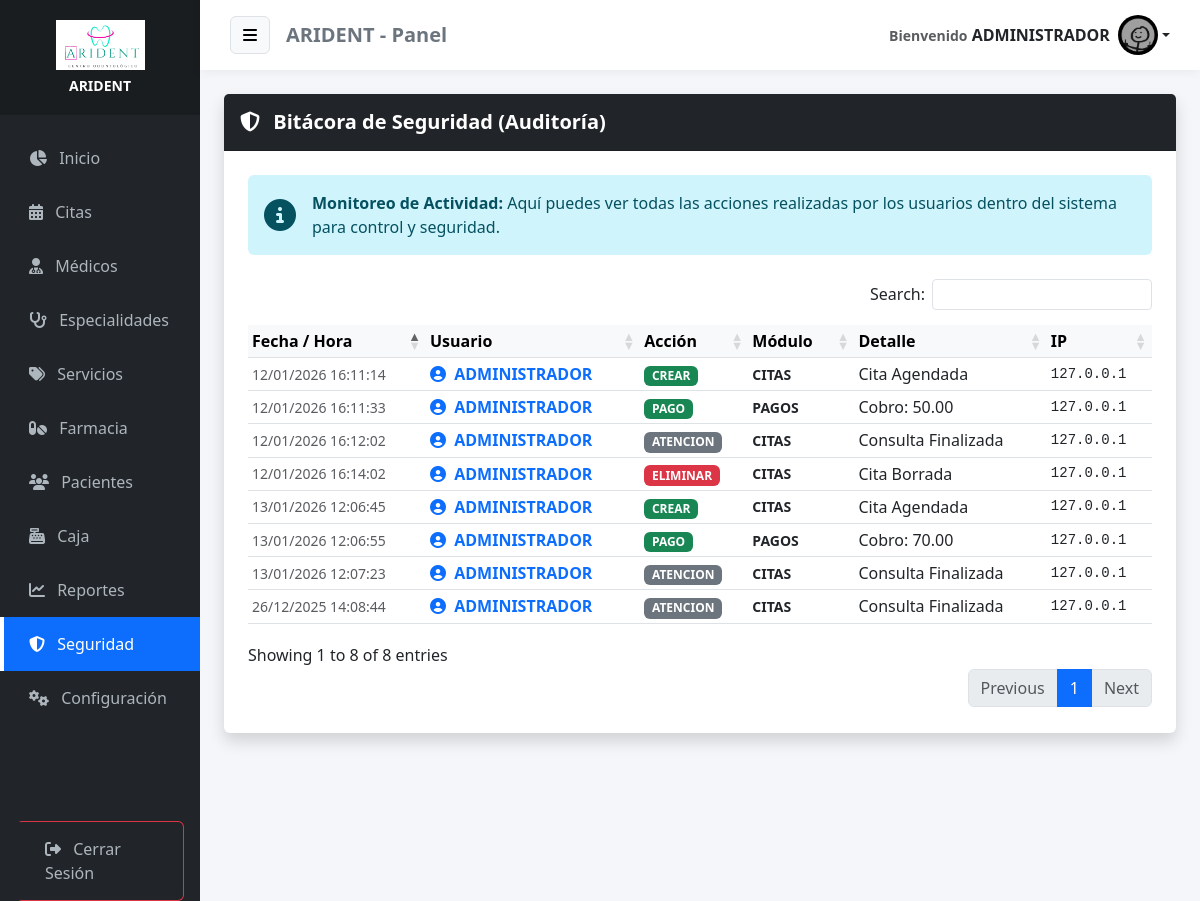
The page /auditoria (signed in) on the database its author committed.
### tables this page shows
CREATE TABLE IF NOT EXISTS `configuracion` (
  `id` int NOT NULL,
  `nombre_clinica` varchar(100) DEFAULT NULL,
  `direccion` varchar(255) DEFAULT NULL,
  `telefono` varchar(50) DEFAULT NULL,
  `email` varchar(100) DEFAULT NULL,
  `moneda` varchar(5) DEFAULT 'S/.',
  `logo` varchar(255) DEFAULT NULL,
  PRIMARY KEY (`id`)
);

CREATE TABLE IF NOT EXISTS `auditoria` (
  `id_log` int NOT NULL AUTO_INCREMENT,
  `id_usuario` int NOT NULL,
  `accion` varchar(50) NOT NULL,
  `tabla_afectada` varchar(50) DEFAULT NULL,
  `id_registro_afectado` int DEFAULT NULL,
  `descripcion` text,
  `ip_usuario` varchar(45) DEFAULT NULL,
  `fecha_hora` datetime DEFAULT CURRENT_TIMESTAMP,
  PRIMARY KEY (`id_log`),
  KEY `id_usuario` (`id_usuario`),
  CONSTRAINT `auditoria_ibfk_1` FOREIGN KEY (`id_usuario`) REFERENCES `usuarios` (`id_usuario`)
);

CREATE TABLE IF NOT EXISTS `usuarios` (
  `id_usuario` int NOT NULL AUTO_INCREMENT,
  `nombre` varchar(100) NOT NULL,
  `documento_identidad` varchar(20) DEFAULT NULL,
  `email` varchar(100) NOT NULL,
  `telefono` varchar(20) DEFAULT NULL,
  `grupo_sanguineo` varchar(5) DEFAULT NULL,
  `alergias` text,
  `enfermedades_cronicas` text,
  `password` varchar(255) NOT NULL,
  `avatar` varchar(255) DEFAULT NULL,
  `id_rol` int DEFAULT NULL,
  `fecha_creacion` timestamp NULL DEFAULT CURRENT_TIMESTAMP,
  PRIMARY KEY (`id_usuario`),
  UNIQUE KEY `email` (`email`),
  KEY `id_rol` (`id_rol`),
  CONSTRAINT `usuarios_ibfk_1` FOREIGN KEY (`id_rol`) REFERENCES `roles` (`id_rol`)
);

### app/controllers/AuditoriaController.php (called while the page is built, shortened)
<?php
require_once APP_ROOT . '/models/Auditoria.php';
class AuditoriaController {
    public function index() {
        $database = new Database();
        $db = $database->connect();
        $auditoriaModel = new Auditoria($db);
        $logs = $auditoriaModel->leer();
        require_once APP_ROOT . '/views/admin/auditoria.php';
    }
}

### app/models/Configuracion.php (called while the page is built, shortened)
<?php
class Configuracion {
    private $conn;
    private $table = 'configuracion';
    public function __construct($db) {
        $this->conn = $db;
    }
    public function obtener() {
        $query = "SELECT * FROM " . $this->table . " WHERE id = 1";
        $stmt = $this->conn->prepare($query);
        $stmt->execute();
        return $stmt->fetch(PDO::FETCH_ASSOC);
    }
}

### app/models/Auditoria.php (called while the page is built, shortened)
<?php
class Auditoria {
    private $conn;
    private $table = 'auditoria';
    public function __construct($db) {
        $this->conn = $db;
    }
    public function leer() {
        $query = "SELECT a.*, u.nombre as usuario
                  FROM " . $this->table . " a
                  JOIN usuarios u ON a.id_usuario = u.id_usuario
                  ORDER BY a.fecha_hora DESC";
        $stmt = $this->conn->prepare($query);
        $stmt->execute();
        return $stmt;
    }
}

### app/views/admin/auditoria.php (the view, shortened to what this page needs)
<?php require_once APP_ROOT . '/views/layouts/header.php'; ?>
<div class="card shadow border-0">
    <div class="card-header bg-dark text-white py-3">
        <h5 class="mb-0 fw-bold"><i class="fas fa-shield-alt me-2"></i> Bitácora de Seguridad (Auditoría)</h5>
    </div>
    <div class="card-body p-4">
        <div class="alert alert-info border-0 d-flex align-items-center mb-4">
            <i class="fas fa-info-circle fa-2x me-3"></i>
            <div>
                <strong>Monitoreo de Actividad:</strong>
                Aquí puedes ver todas las acciones realizadas por los usuarios dentro del sistema para control y seguridad.
            </div>
        </div>
        <div class="table-responsive">
            <table class="table table-hover align-middle table-sm" id="tablaPro">
                <thead class="table-light">
                    <tr>
                        <th>Fecha / Hora</th>
                        <th>Usuario</th>
                        <th>Acción</th>
                        <th>Módulo</th>
                        <th>Detalle</th>
                        <th>IP</th>
                    </tr>
                </thead>
                <tbody>
                    <?php if($logs->rowCount() > 0): ?>
                        <?php while($row = $logs->fetch(PDO::FETCH_ASSOC)): ?>
                        <tr>
                            <td class="small text-muted">
                                <?php echo date('d/m/Y H:i:s', strtotime($row['fecha_hora'])); ?>
                            </td>
                            <td class="fw-bold text-primary">
                                <i class="fas fa-user-circle me-1"></i> <?php echo $row['usuario']; ?>
                            </td>
                            <td>
                                <?php
                                    $badge = 'bg-secondary';
                                    if($row['accion'] == 'CREAR') $badge = 'bg-success';
                                    if($row['accion'] == 'ELIMINAR') $badge = 'bg-danger';
                                    if($row['accion'] == 'PAGO') $badge = 'bg-success';
                                ?>
                                <span class="badge <?php echo $badge; ?>"><?php echo $row['accion']; ?></span>
                            </td>
                            <td class="text-uppercase small fw-bold"><?php echo $row['tabla_afectada']; ?></td>
                            <td><?php echo $row['descripcion']; ?></td>
                            <td class="small font-monospace"><?php echo $row['ip_usuario']; ?></td>
                        </tr>
                        <?php endwhile; ?>
                    <?php endif; ?>
                </tbody>
            </table>
        </div>
    </div>
</div>
<?php require_once APP_ROOT . '/views/layouts/footer.php'; ?>

### app/views/layouts/header.php (shortened to what this page needs)
<?php
require_once APP_ROOT . '/models/Configuracion.php';
$db_header = new Database();
$conn_header = $db_header->connect();
$configModel_header = new Configuracion($conn_header);
$empresa_header = $configModel_header->obtener();
$nombre_app = !empty($empresa_header['nombre_clinica']) ? $empresa_header['nombre_clinica'] : 'MediCitas';
$logo_app   = !empty($empresa_header['logo']) ? $empresa_header['logo'] : null;
$rol = $_SESSION['id_de_rol_de_usuario'] ?? 0;
$uri = $_SERVER['REQUEST_URI'];
?>
<!DOCTYPE html>
<html lang="es">
<head>
    <link href="https://cdn.jsdelivr.net/npm/bootstrap@5.3.0/dist/css/bootstrap.min.css" rel="stylesheet">
    <link rel="stylesheet" href="https://cdnjs.cloudflare.com/ajax/libs/font-awesome/6.4.0/css/all.min.css">
    <link rel="stylesheet" href="https://cdn.datatables.net/1.13.4/css/dataTables.bootstrap5.min.css">
    <link rel="stylesheet" href="https://cdn.datatables.net/buttons/2.3.6/css/buttons.bootstrap5.min.css">
    <link href="https://cdn.jsdelivr.net/npm/select2@4.1.0-rc.0/dist/css/select2.min.css" rel="stylesheet">
    <link href="https://cdn.jsdelivr.net/npm/select2-bootstrap-5-theme@1.3.0/dist/select2-bootstrap-5-theme.min.css" rel="stylesheet">
</head>
<body>
<div class="container-fluid">
    <div class="row flex-nowrap">
        <div class="col-auto col-md-3 col-xl-2 px-0 sidebar-col bg-dark" id="sidebar">
            <div class="logo-area">
                <?php if ($logo_app && file_exists(APP_ROOT . '/../public/uploads/' . $logo_app)): ?>
                    <div class="mb-2">
                        <img src="<?php echo BASE_URL; ?>/uploads/<?php echo $logo_app; ?>" class="img-fluid" style="max-height:50px;">
                    </div>
                    <h6 class="text-white mb-0 fw-bold small"><?php echo $nombre_app; ?></h6>
                <?php else: ?>
                    <h4 class="text-white mb-0">
                        <i class="fas fa-heartbeat text-primary"></i> <?php echo $nombre_app; ?>
                    </h4>
                <?php endif; ?>
            </div>
            <div class="sidebar-menu mt-3">
                <a href="<?= BASE_URL ?>/home" class="<?= strpos($uri,'home')!==false?'active':'' ?>">
                    <i class="fas fa-chart-pie me-2"></i> Inicio
                </a>
                <a href="<?= BASE_URL ?>/citas" class="<?= strpos($uri,'citas')!==false?'active':'' ?>">
                    <i class="fas fa-calendar-alt me-2"></i> Citas
                </a>
                <?php if ($rol == 1): ?>
                    <a href="<?= BASE_URL ?>/medicos" class="<?= strpos($uri,'medicos')!==false?'active':'' ?>"><i class="fas fa-user-md me-2"></i> Médicos</a>
                    <a href="<?= BASE_URL ?>/especialidades" class="<?= strpos($uri,'especialidades')!==false?'active':'' ?>"><i class="fas fa-stethoscope me-2"></i> Especialidades</a>
                    <a href="<?= BASE_URL ?>/servicios" class="<?= strpos($uri,'servicios')!==false?'active':'' ?>"><i class="fas fa-tags me-2"></i> Servicios</a>
                <?php endif; ?>
                <?php if ($rol == 1 || $rol == 4): ?>
                    <a href="<?= BASE_URL ?>/medicamentos" class="<?= strpos($uri,'medicamentos')!==false?'active':'' ?>"><i class="fas fa-pills me-2"></i> Farmacia</a>
                    <a href="<?= BASE_URL ?>/pacientes" class="<?= strpos($uri,'pacientes')!==false?'active':'' ?>"><i class="fas fa-users me-2"></i> Pacientes</a>
                    <a href="<?= BASE_URL ?>/pagos" class="<?= strpos($uri,'pagos')!==false?'active':'' ?>"><i class="fas fa-cash-register me-2"></i> Caja</a>
                <?php endif; ?>
                <?php if ($rol == 1): ?>
                    <a href="<?= BASE_URL ?>/reportes" class="<?= strpos($uri,'reportes')!==false?'active':'' ?>"><i class="fas fa-chart-line me-2"></i> Reportes</a>
                    <a href="<?= BASE_URL ?>/auditoria" class="<?= strpos($uri,'auditoria')!==false?'active':'' ?>"><i class="fas fa-shield-alt me-2"></i> Seguridad</a>
                    <a href="<?= BASE_URL ?>/configuracion" class="<?= strpos($uri,'configuracion')!==false?'active':'' ?>"><i class="fas fa-cogs me-2"></i> Configuración</a>
                <?php endif; ?>
                <div class="mt-5 pt-5 px-3">
                    <a href="<?= BASE_URL ?>/auth/logout" class="btn btn-outline-danger w-100 text-start">
                        <i class="fas fa-sign-out-alt me-2"></i> Cerrar Sesión
                    </a>
                </div>
            </div>
        </div>
        <div class="col content-col">
            <div class="top-navbar mb-4">
                <div class="d-flex align-items-center">
                    <button class="btn btn-light me-3 border" id="menu-toggle"><i class="fas fa-bars"></i></button>
                    <h5 class="m-0 text-secondary fw-bold d-none d-md-block"><?= $nombre_app ?> - Panel</h5>
                </div>
                <div class="dropdown">
                    <a class="nav-link dropdown-toggle fw-bold text-dark d-flex align-items-center" data-bs-toggle="dropdown">
                        <div class="me-2 text-end d-none d-md-block">
                            <small class="text-muted">Bienvenido</small>
                            <span><?= $_SESSION['user_name'] ?? 'Usuario' ?></span>
                        </div>
                        <?php if (!empty($_SESSION['user_avatar']) && file_exists(APP_ROOT . '/../public/uploads/' . $_SESSION['user_avatar'])): ?>
                            <img src="<?= BASE_URL ?>/uploads/<?= $_SESSION['user_avatar'] ?>" class="rounded-circle" style="width:40px;height:40px;">
                        <?php else: ?>
                            <i class="fas fa-user-circle fa-2x text-primary"></i>
                        <?php endif; ?>
                    </a>
                </div>
            </div>
            <div class="container-fluid px-4">

### app/views/layouts/header.php (style rules this page uses)
body { background-color: #f4f6f9; font-family: 'Segoe UI', sans-serif; overflow-x: hidden; }
.sidebar-col { min-height: 100vh; background: #212529; box-shadow: 2px 0 5px rgba(0,0,0,0.1); padding: 0; transition: all 0.3s; }
.logo-area { background: #1a1d20; padding: 20px 0; text-align: center; }
.sidebar-menu a { color: #adb5bd; text-decoration: none; display: block; padding: 15px 25px; border-left: 4px solid transparent; transition: 0.3s; }
.sidebar-menu a.active { background: #0d6efd; color: white; border-left-color: white; }
.content-col { padding: 0; background-color: #f4f6f9; transition: all 0.3s; }
.top-navbar { background: white; padding: 15px 30px; box-shadow: 0 2px 10px rgba(0,0,0,0.05); display: flex; justify-content: space-between; align-items: center; }

### rows shown on the page
configuracion: logo (picture), nombre_clinica "ARIDENT"
auditoria: fecha_hora "13/01/2026 12:07:23", id_usuario.nombre "ADMINISTRADOR", accion "ATENCION", tabla_afectada "CITAS", descripcion "Consulta Finalizada", ip_usuario "127.0.0.1"
auditoria: fecha_hora "13/01/2026 12:06:55", id_usuario.nombre "ADMINISTRADOR", accion "PAGO", tabla_afectada "PAGOS", descripcion "Cobro: 70.00", ip_usuario "127.0.0.1"
auditoria: fecha_hora "13/01/2026 12:06:45", id_usuario.nombre "ADMINISTRADOR", accion "CREAR", tabla_afectada "CITAS", descripcion "Cita Agendada", ip_usuario "127.0.0.1"
auditoria: fecha_hora "12/01/2026 16:14:02", id_usuario.nombre "ADMINISTRADOR", accion "ELIMINAR", tabla_afectada "CITAS", descripcion "Cita Borrada", ip_usuario "127.0.0.1"
auditoria: fecha_hora "12/01/2026 16:12:02", id_usuario.nombre "ADMINISTRADOR", accion "ATENCION", tabla_afectada "CITAS", descripcion "Consulta Finalizada", ip_usuario "127.0.0.1"
auditoria: fecha_hora "12/01/2026 16:11:33", id_usuario.nombre "ADMINISTRADOR", accion "PAGO", tabla_afectada "PAGOS", descripcion "Cobro: 50.00", ip_usuario "127.0.0.1"
auditoria: fecha_hora "12/01/2026 16:11:14", id_usuario.nombre "ADMINISTRADOR", accion "CREAR", tabla_afectada "CITAS", descripcion "Cita Agendada", ip_usuario "127.0.0.1"
auditoria: fecha_hora "26/12/2025 14:08:44", id_usuario.nombre "ADMINISTRADOR", accion "ATENCION", tabla_afectada "CITAS", descripcion "Consulta Finalizada", ip_usuario "127.0.0.1"

### other values the page prints
$_SESSION['user_name'] "ADMINISTRADOR"
